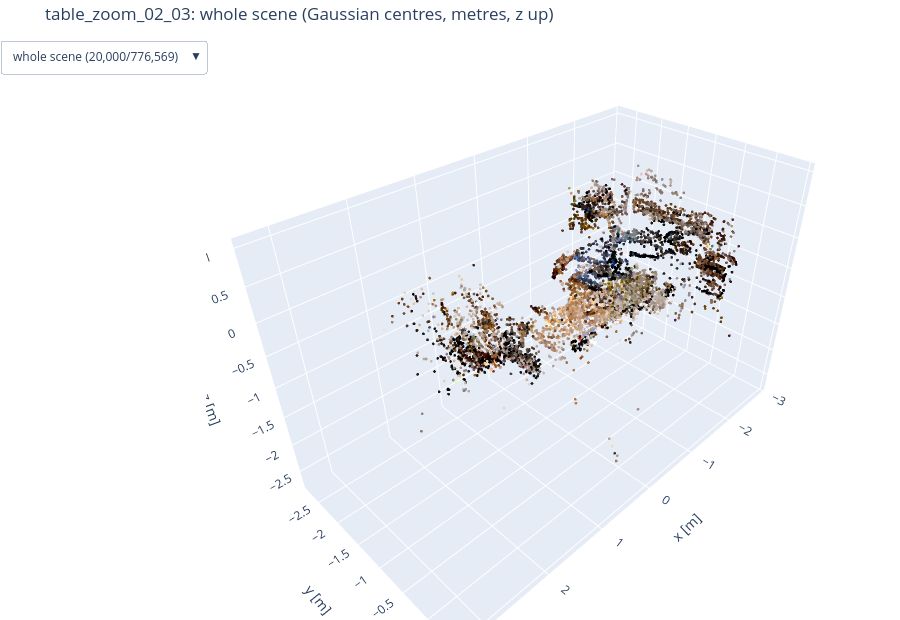

The notebook cell this image was saved under:
### Markdown cell above
The layers partition the training splat (nothing was dropped when cutting), so the merged count equals the 776,569 Gaussians the scan trained. Pick *whole scene* or any single layer in the dropdown; orbit with the mouse.

### Code cell
from hurobo.utils.viewer import splat_figure

splat_figure(
    {"whole scene": SCENE} | {name: SPLATS / f"table_zoom_02_03_{name}.ply" for name in LAYERS},
    max_points=20_000,
    title="table_zoom_02_03: whole scene (Gaussian centres, metres, z up)",
).show()

### Figure 1 — Plotly figure (JSON) as saved in the notebook; plotly's stock layout.template omitted (floating-point values rounded to 4 significant figures; data arrays with more than 128 entries replaced by an {"elided": "..."} marker saying what was removed)
{"data": [{"hoverinfo": "skip", "marker": {"color": {"elided": "20000 str values"}, "opacity": 0.9, "size": 1.6}, "mode": "markers", "name": "whole scene (20,000/776,569)", "type": "scatter3d", "visible": true, "x": {"elided": "20000 float values"}, "y": {"elided": "20000 float values"}, "z": {"elided": "20000 float values"}}, {"hoverinfo": "skip", "marker": {"color": {"elided": "20000 str values"}, "opacity": 0.9, "size": 1.6}, "mode": "markers", "name": "table (20,000/333,664)", "type": "scatter3d", "visible": false, "x": {"elided": "20000 float values"}, "y": {"elided": "20000 float values"}, "z": {"elided": "20000 float values"}}, {"hoverinfo": "skip", "marker": {"color": {"elided": "20000 str values"}, "opacity": 0.9, "size": 1.6}, "mode": "markers", "name": "background (20,000/395,734)", "type": "scatter3d", "visible": false, "x": {"elided": "20000 float values"}, "y": {"elided": "20000 float values"}, "z": {"elided": "20000 float values"}}, {"hoverinfo": "skip", "marker": {"color": {"elided": "17674 str values"}, "opacity": 0.9, "size": 1.6}, "mode": "markers", "name": "plate (17,674/33,979)", "type": "scatter3d", "visible": false, "x": {"elided": "17674 float values"}, "y": {"elided": "17674 float values"}, "z": {"elided": "17674 float values"}}, {"hoverinfo": "skip", "marker": {"color": {"elided": "5790 str values"}, "opacity": 0.9, "size": 1.6}, "mode": "markers", "name": "bowl (5,790/13,192)", "type": "scatter3d", "visible": false, "x": {"elided": "5790 float values"}, "y": {"elided": "5790 float values"}, "z": {"elided": "5790 float values"}}], "layout": {"height": 620, "margin": {"b": 0, "l": 0, "r": 0, "t": 40}, "scene": {"aspectmode": "data", "camera": {"up": {"x": 0, "y": 0, "z": 1}}, "xaxis": {"title": {"text": "x [m]"}}, "yaxis": {"title": {"text": "y [m]"}}, "zaxis": {"title": {"text": "z [m]"}}}, "title": {"text": "table_zoom_02_03: whole scene (Gaussian centres, metres, z up)"}, "updatemenus": [{"buttons": [{"args": [{"visible": [true, false, false, false, false]}], "label": "whole scene (20,000/776,569)", "method": "update"}, {"args": [{"visible": [false, true, false, false, false]}], "label": "table (20,000/333,664)", "method": "update"}, {"args": [{"visible": [false, false, true, false, false]}], "label": "background (20,000/395,734)", "method": "update"}, {"args": [{"visible": [false, false, false, true, false]}], "label": "plate (17,674/33,979)", "method": "update"}, {"args": [{"visible": [false, false, false, false, true]}], "label": "bowl (5,790/13,192)", "method": "update"}], "x": 0.0, "y": 1.0}]}}
